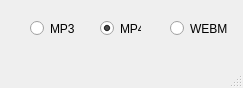
<?xml version="1.0" encoding="UTF-8"?>
<ui version="4.0">
 <class>formatWindow</class>
 <widget class="QMainWindow" name="formatWindow">
  <property name="geometry">
   <rect>
    <x>0</x>
    <y>0</y>
    <width>243</width>
    <height>88</height>
   </rect>
  </property>
  <property name="sizePolicy">
   <sizepolicy hsizetype="Fixed" vsizetype="Fixed">
    <horstretch>0</horstretch>
    <verstretch>0</verstretch>
   </sizepolicy>
  </property>
  <property name="maximumSize">
   <size>
    <width>243</width>
    <height>93</height>
   </size>
  </property>
  <property name="windowTitle">
   <string>Change format</string>
  </property>
  <property name="windowIcon">
   <iconset>
    <normaloff>../icon.ico</normaloff>../icon.ico</iconset>
  </property>
  <widget class="QWidget" name="centralwidget">
   <widget class="QRadioButton" name="mp3Button">
    <property name="geometry">
     <rect>
      <x>30</x>
      <y>20</y>
      <width>82</width>
      <height>17</height>
     </rect>
    </property>
    <property name="text">
     <string>MP3</string>
    </property>
   </widget>
   <widget class="QRadioButton" name="mp4Button">
    <property name="geometry">
     <rect>
      <x>100</x>
      <y>20</y>
      <width>41</width>
      <height>17</height>
     </rect>
    </property>
    <property name="acceptDrops">
     <bool>false</bool>
    </property>
    <property name="text">
     <string>MP4</string>
    </property>
    <property name="checked">
     <bool>true</bool>
    </property>
   </widget>
   <widget class="QRadioButton" name="webmButton">
    <property name="geometry">
     <rect>
      <x>170</x>
      <y>20</y>
      <width>82</width>
      <height>17</height>
     </rect>
    </property>
    <property name="text">
     <string>WEBM</string>
    </property>
   </widget>
  </widget>
  <widget class="QMenuBar" name="menubar">
   <property name="geometry">
    <rect>
     <x>0</x>
     <y>0</y>
     <width>243</width>
     <height>21</height>
    </rect>
   </property>
  </widget>
  <widget class="QStatusBar" name="statusbar"/>
 </widget>
 <resources/>
 <connections/>
</ui>
